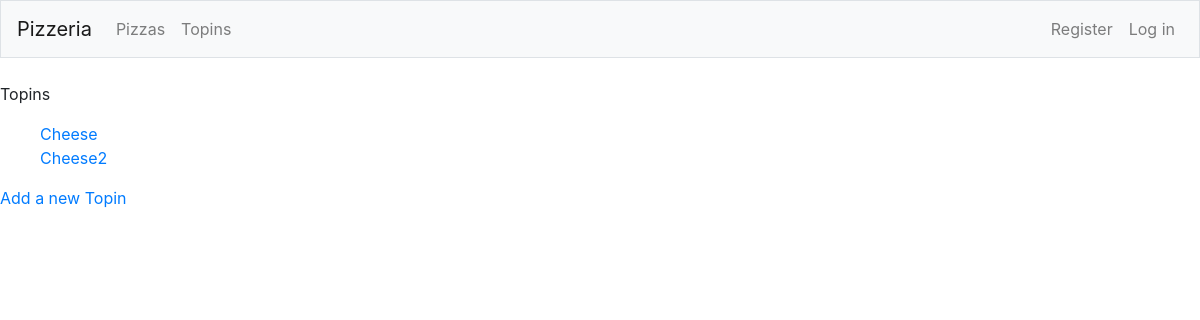
The page /topins on the database as committed earlier.
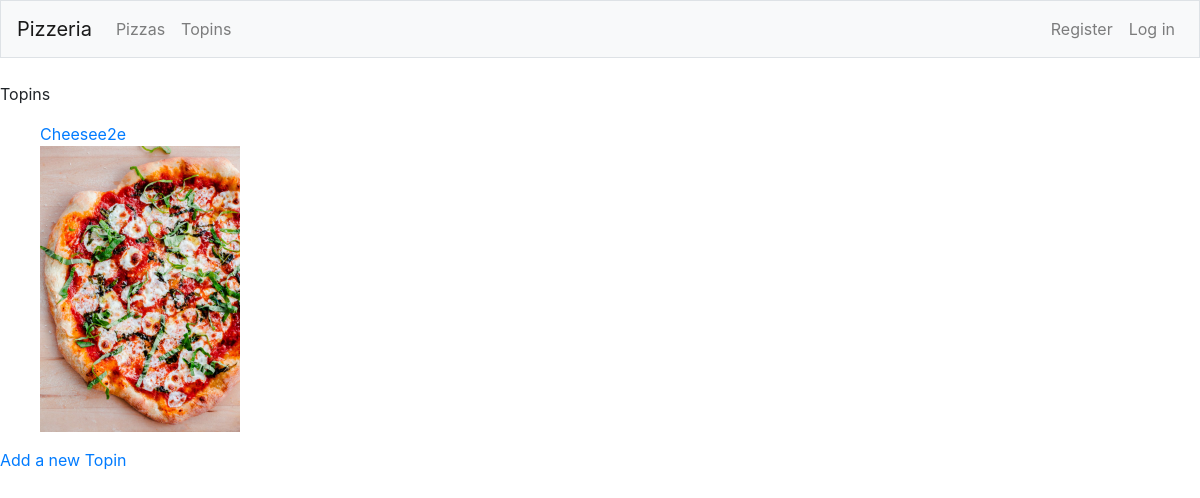
The same page on the database as committed later.
### PizzaApp/models.py (models this page shows)
class Topin(models.Model):
    text = models.CharField(max_length=200)
    price = models.CharField(max_length=200)
    image = models.ImageField(upload_to='topins', blank=True)
    date_added = models.DateTimeField(auto_now_add=True)
    def __str__(self):
        return self.text

### PizzaApp/views.py (the view)
# urls.py: path('topins', views.topins, name='topins'),
def topins(request):
    topins = Topin.objects.order_by('date_added')
    context = {'topins': topins}
    return render(request, "PizzaApp/topins.html", context)

### PizzaApp/templates/PizzaApp/topins.html (shortened to what this page needs)
{% extends "PizzaApp/base.html" %}
{% block content %}
<p> Topins
</p>
<ul>
    {% for t in topins %}
    <li style="display:grid;">
        <a href="{%url 'PizzaApp:topin' t.id %}">{{ t }}</a>
        {% if t.image %}
        <img src="{{ t.image.url }}" class="img-responsive" style="width: 200px; float: left; margin-right: 10px;"/>
        {% endif %}
    </li>
    {% empty %}
    <li> No topins added yet</li>
    {% endfor %}
</ul>
<a href="{% url 'PizzaApp:new_topin' %}"> Add a new Topin</a>
{% endblock content %}

Rows that differ between the two databases and show on the page:
removed Topin: text "Cheese2"
changed Topin: text "Cheese" → "Cheesee2e"; image: picture added
